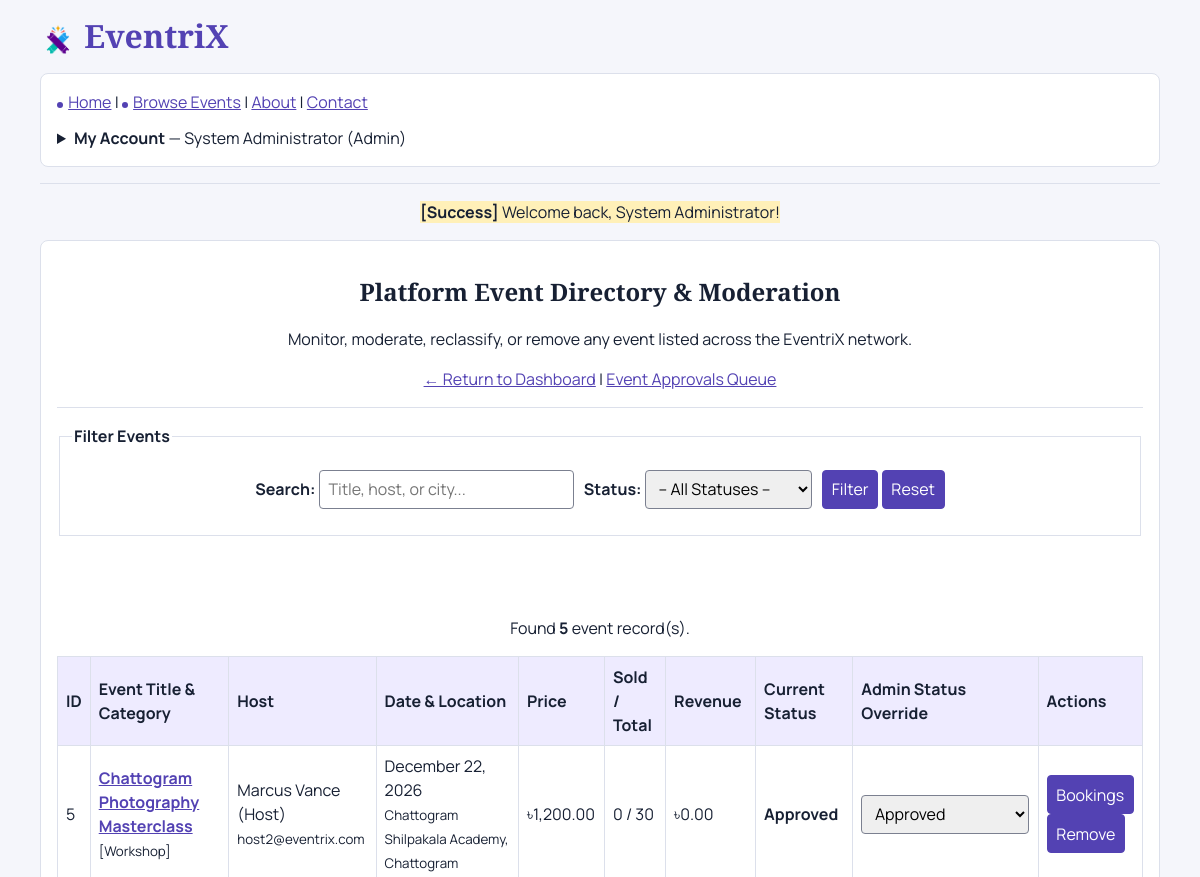
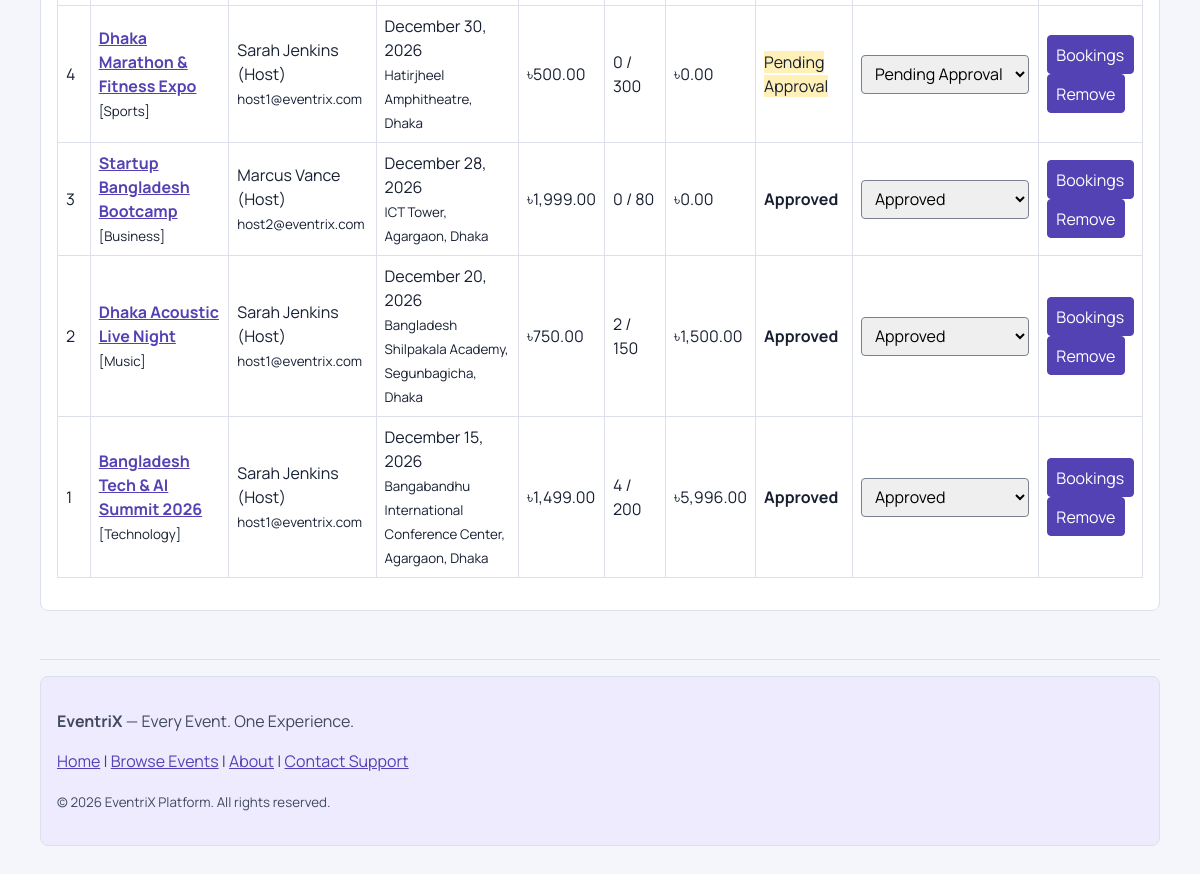
The app's page /admin/manage-events.php (signed in) with its own data (2 pictures, top to bottom).
### tables this page shows
CREATE TABLE `events` (
  `id` INT AUTO_INCREMENT PRIMARY KEY,
  `host_id` INT NOT NULL,
  `title` VARCHAR(200) NOT NULL,
  `description` TEXT NOT NULL,
  `category` VARCHAR(100) NOT NULL,
  `image` VARCHAR(255) DEFAULT NULL,
  `event_date` DATE NOT NULL,
  `start_time` TIME NOT NULL,
  `end_time` TIME NOT NULL,
  `location` VARCHAR(255) NOT NULL,
  `ticket_price` DECIMAL(10,2) NOT NULL DEFAULT 0.00,
  `total_tickets` INT NOT NULL,
  `available_tickets` INT NOT NULL,
  `registration_deadline` DATETIME NOT NULL,
  `status` ENUM('Draft', 'Pending Approval', 'Approved', 'Rejected', 'Completed', 'Cancelled') NOT NULL DEFAULT 'Pending Approval',
  `created_at` TIMESTAMP DEFAULT CURRENT_TIMESTAMP,
  `updated_at` TIMESTAMP DEFAULT CURRENT_TIMESTAMP ON UPDATE CURRENT_TIMESTAMP,
  FOREIGN KEY (`host_id`) REFERENCES `users`(`id`) ON DELETE CASCADE,
  INDEX `idx_events_status` (`status`),
  INDEX `idx_events_category` (`category`),
  INDEX `idx_events_date` (`event_date`)
);

CREATE TABLE `users` (
  `id` INT AUTO_INCREMENT PRIMARY KEY,
  `full_name` VARCHAR(100) NOT NULL,
  `email` VARCHAR(150) NOT NULL UNIQUE,
  `password` VARCHAR(255) NOT NULL,
  `role` ENUM('admin', 'host', 'user') NOT NULL DEFAULT 'user',
  `status` ENUM('active', 'suspended') NOT NULL DEFAULT 'active',
  `created_at` TIMESTAMP DEFAULT CURRENT_TIMESTAMP,
  INDEX `idx_users_role` (`role`),
  INDEX `idx_users_status` (`status`)
);

### admin/manage-events.php (the view, shortened to what this page needs)
<?php
require_once __DIR__ . '/../includes/database.php';
require_once __DIR__ . '/../includes/functions.php';
$search = sanitize_input($_GET['search'] ?? '');
$query = "SELECT e.*, u.full_name AS host_name, u.email AS host_email,
          (e.total_tickets - e.available_tickets) AS tickets_sold,
          COALESCE((SELECT SUM(total_amount) FROM bookings WHERE event_id = e.id AND booking_status = 'Confirmed'), 0) AS total_revenue
          FROM events e
          JOIN users u ON e.host_id = u.id
          WHERE 1=1";
$params = [];
$query .= " ORDER BY e.created_at DESC";
$stmt = $pdo->prepare($query);
$stmt->execute($params);
$all_events = $stmt->fetchAll();
require __DIR__ . '/../includes/header.php';
?>
<center>
    <h2>Platform Event Directory &amp; Moderation</h2>
    <p>Monitor, moderate, reclassify, or remove any event listed across the EventriX network.</p>
    <p>
        <a href="dashboard.html">&larr; Return to Dashboard</a> |
        <a href="event-approvals.html">Event Approvals Queue</a>
    </p>
    <hr>
    <fieldset>
        <legend><strong>Filter Events</strong></legend>
        <form action="manage-events.html" method="GET">
            <p>
                <label for="search"><strong>Search:</strong></label>
                <input type="text" id="search" name="search" value="<?php echo e($search); ?>" placeholder="Title, host, or city..." size="25">
                <label for="status"><strong>Status:</strong></label>
                <select id="status" name="status">
                    <option value="">-- All Statuses --</option>
                    <?php
                    $statuses = ['Approved', 'Pending Approval', 'Draft', 'Rejected', 'Completed', 'Cancelled'];
                    ?>
                </select>
                <button type="submit">Filter</button>
                <a href="manage-events.html"><button type="button">Reset</button></a>
            </p>
        </form>
    </fieldset>
    <br><br>
    <section>
        <p>Found <strong><?php echo count($all_events); ?></strong> event record(s).</p>
        <?php if (!empty($all_events)): ?>
            <table border="1" cellpadding="8" cellspacing="0" width="98%">
                <thead>
                    <tr>
                        <th>ID</th>
                        <th>Event Title &amp; Category</th>
                        <th>Host</th>
                        <th>Date &amp; Location</th>
                        <th>Price</th>
                        <th>Sold / Total</th>
                        <th>Revenue</th>
                        <th>Current Status</th>
                        <th>Admin Status Override</th>
                        <th>Actions</th>
                    </tr>
                </thead>
                <tbody>
                    <?php foreach ($all_events as $ev): ?>
                        <tr>
                            <td><?php echo $ev['id']; ?></td>
                            <td>
                                <strong><a href="../event-details.html?id=<?php echo $ev['id']; ?>"><?php echo e($ev['title']); ?></a></strong><br>
                                <small>[<?php echo e($ev['category']); ?>]</small>
                            </td>
                            <td>
                                <?php echo e($ev['host_name']); ?><br>
                                <small><?php echo e($ev['host_email']); ?></small>
                            </td>
                            <td>
                                <?php echo format_date($ev['event_date']); ?><br>
                                <small><?php echo e($ev['location']); ?></small>
                            </td>
                            <td><?php echo format_price($ev['ticket_price']); ?></td>
                            <td align="center"><?php echo $ev['tickets_sold']; ?> / <?php echo $ev['total_tickets']; ?></td>
                            <td><?php echo format_price($ev['total_revenue']); ?></td>
                            <td align="center">
                                <?php if ($ev['status'] === 'Approved'): ?>
                                    <strong><?php echo e($ev['status']); ?></strong>
                                <?php elseif ($ev['status'] === 'Pending Approval'): ?>
                                    <mark>Pending Approval</mark>
                                <?php else: ?>
                                    <em><?php echo e($ev['status']); ?></em>
                                <?php endif; ?>
                            </td>
                            <td align="center">
                                <form action="manage-events.html" method="POST">
                                    <select name="new_status" onchange="this.form.submit()">
                                        <?php foreach ($statuses as $s_opt): ?>
                                            <option value="<?php echo $s_opt; ?>" <?php echo ($ev['status'] === $s_opt) ? 'selected' : ''; ?>>
                                                <?php echo $s_opt; ?>
                                            </option>
                                        <?php endforeach; ?>
                                    </select>
                                </form>
                            </td>
                            <td align="center">
                                <a href="manage-bookings.html?event_id=<?php echo $ev['id']; ?>"><button type="button">Bookings</button></a>
                                <form action="manage-events.html" method="POST" onsubmit="return confirm('Are you sure you want to permanently remove this event from the platform?');">
                                    <button type="submit">Remove</button>
                                </form>
                            </td>
                        </tr>
                    <?php endforeach; ?>
                </tbody>
            </table>
        <?php else: ?>
            <p><em>No events found matching your criteria.</em></p>
        <?php endif; ?>
    </section>
</center>
<?php require __DIR__ . '/../includes/footer.php'; ?>

### assets/css/site.css (style rules this page uses)
:root { --accent: #5342b3; --ink: #172033; --line: #dce0eb; }
* { box-sizing: border-box; }
body { margin: 0 auto; max-width: 72rem; padding: 1rem; color: var(--ink); background: #f5f6fb; font: 1rem/1.5 Manrope, Arial, sans-serif; }
h1, h2, h3 { font-family: "Playfair Display", Georgia, serif; line-height: 1.25; }
a { color: var(--accent); }
hr { border: 0; border-top: 1px solid var(--line); }
fieldset { min-width: 0; margin-block: 1rem; border: 1px solid var(--line); }
input, select, textarea, button { max-width: 100%; padding: .4rem .55rem; border: 1px solid #7b8090; border-radius: 4px; font: inherit; }
button, .nav-auth, .landing-intro > p:last-child a, .landing-cta a { color: white; background: var(--accent); border-color: var(--accent); }
button { cursor: pointer; }
table { width: 100%; margin-block: 1rem; border-collapse: collapse; border-color: var(--line); }
th, td { padding: .5rem; border: 1px solid var(--line); text-align: left; }
th { background: #eeebff; }
mark { color: inherit; background: #fff0b8; }

### records on screen
events: id "5", title "Chattogram Photography Masterclass", category "Workshop", host.full_name "Marcus Vance (Host)", host.email "host2@eventrix.com", event_date "December 22, 2026", location "Chattogram Shilpakala Academy, Chattogram", ticket_price "৳1,200.00", tickets_sold "0", total_tickets "30", total_revenue "৳0.00", status "Approved", new_status "Approved"
events: id "4", title "Dhaka Marathon & Fitness Expo", category "Sports", host.full_name "Sarah Jenkins (Host)", host.email "host1@eventrix.com", event_date "December 30, 2026", location "Hatirjheel Amphitheatre, Dhaka", ticket_price "৳500.00", tickets_sold "0", total_tickets "300", total_revenue "৳0.00", shows "Pending Approval", new_status "Pending Approval"
events: id "3", title "Startup Bangladesh Bootcamp", category "Business", host.full_name "Marcus Vance (Host)", host.email "host2@eventrix.com", event_date "December 28, 2026", location "ICT Tower, Agargaon, Dhaka", ticket_price "৳1,999.00", tickets_sold "0", total_tickets "80", total_revenue "৳0.00", status "Approved", new_status "Approved"
events: id "2", title "Dhaka Acoustic Live Night", category "Music", host.full_name "Sarah Jenkins (Host)", host.email "host1@eventrix.com", event_date "December 20, 2026", location "Bangladesh Shilpakala Academy, Segunbagicha, Dhaka", ticket_price "৳750.00", tickets_sold "2", total_tickets "150", total_revenue "৳1,500.00", status "Approved", new_status "Approved"
events: id "1", title "Bangladesh Tech & AI Summit 2026", category "Technology", host.full_name "Sarah Jenkins (Host)", host.email "host1@eventrix.com", event_date "December 15, 2026", location "Bangabandhu International Conference Center, Agargaon, Dhaka", ticket_price "৳1,499.00", tickets_sold "4", total_tickets "200", total_revenue "৳5,996.00", status "Approved", new_status "Approved"

### other values on screen
$site_name "EventriX"
current_user_name() "System Administrator"
current_user_role() "Admin"
$message "Welcome back, System Administrator!"
count($all_events) "5"
